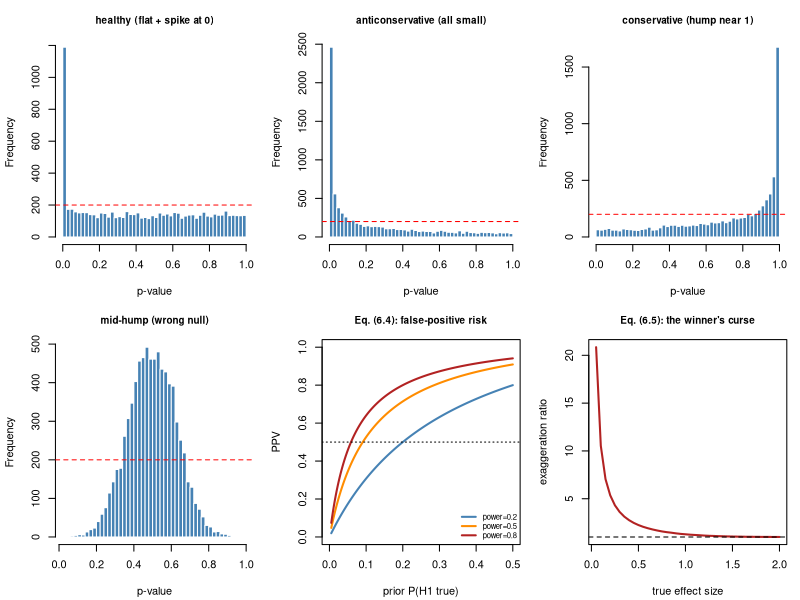

This figure's R source:
## ---- chunk 1
MODULE_NAME <- "06_hypothesis_tests_and_pvalues"
OUT <- file.path(Sys.getenv("STATS_OUT", unset = "results"), MODULE_NAME)
dir.create(OUT, recursive = TRUE, showWarnings = FALSE)
header <- function(txt) cat("\n", strrep("=", 72), "\n", txt, "\n",
                            strrep("=", 72), "\n", sep = "")
## ---- chunk 2
header("1. p-values are uniform under the null (6.2)")
pvalues_under_null <- function(n_tests = 5000, n = 8, kind = "clean") {
  if (kind == "clean") {
    a <- matrix(rnorm(n_tests * n), ncol = n)
    b <- matrix(rnorm(n_tests * n), ncol = n)
  } else if (kind == "unmodelled_batch") {
    ## A batch effect shared within each arm, ignored by the test. The null of
    ## "no condition effect" is still true, but the MODEL is wrong.
    batch <- rnorm(n_tests, 0, 1.2)
    a <- matrix(rnorm(n_tests * n), ncol = n) + batch
    b <- matrix(rnorm(n_tests * n), ncol = n) - batch
  } else {
    ## Small-count Fisher exact tests: discrete and conservative.
    return(vapply(seq_len(n_tests), function(i)
      fisher.test(matrix(rbinom(4, 10, 0.3) + 1, 2))$p.value, numeric(1)))
  }
  vapply(seq_len(n_tests), function(i) t.test(a[i, ], b[i, ])$p.value, numeric(1))
}

set.seed(601)
for (kind in c("clean", "unmodelled_batch", "discrete")) {
  p <- pvalues_under_null(if (kind == "discrete") 2000 else 5000, kind = kind)
  cat(sprintf("  %-18s P(p<0.05) = %.4f   KS vs Uniform p = %.2e\n",
              kind, mean(p < 0.05), suppressWarnings(ks.test(p, "punif")$p.value)))
}
cat("\n  clean            -> ~0.05, uniform. The test is calibrated.\n")
cat("  unmodelled_batch -> inflated. A small p indicts the WHOLE model\n")
cat("                      (eq. 6.1 conditions on EVERY assumption).\n")
cat("  discrete         -> conservative: P(p<0.05) < 0.05.\n")
## ---- chunk 3
header("Diagnosing four p-value histograms")
set.seed(602)
G <- 8000
scenarios <- list(
  "healthy (flat + spike at 0)" = c(runif(0.85 * G),
                                    2 * pnorm(abs(rnorm(0.15 * G, 3.5)), lower.tail = FALSE)),
  "anticonservative (all small)" = rbeta(G, 0.3, 1),
  "conservative (hump near 1)"   = rbeta(G, 1, 0.4),
  "mid-hump (wrong null)"        = pmin(pmax(rnorm(G, 0.5, 0.13), 1e-6), 1 - 1e-6))
interp <- c("proceed to FDR", "fix the model first",
            "discreteness/over-correction", "wrong null or strong dependence")
cat(sprintf("%-32s%11s%10s  interpretation\n", "histogram shape", "P(p<0.05)", "P(p>0.9)"))
for (i in seq_along(scenarios)) {
  p <- scenarios[[i]]
  cat(sprintf("%-32s%11.3f%10.3f  %s\n", names(scenarios)[i],
              mean(p < 0.05), mean(p > 0.9), interp[i]))
}
cat("\n  RULE: adjusting a pathological histogram produces confident nonsense.\n")
## ---- chunk 4
header("2. What fraction of 'significant' findings are real? (6.4)")
ppv <- function(power, prior, alpha = 0.05)
  power * prior / (power * prior + alpha * (1 - prior))

powers <- c(0.2, 0.5, 0.8, 0.95)
cat(sprintf("%12s%s\n", "prior P(H1)",
            paste(sprintf("%13s", paste0("power=", powers)), collapse = "")))
for (prior in c(0.01, 0.05, 0.10, 0.30, 0.50)) {
  cat(sprintf("%12.2f%s\n", prior,
              paste(sprintf("%12.1f%% ", 100 * ppv(powers, prior)), collapse = "")))
}
cat(sprintf("\n  Worked example: prior = 0.10, power = 0.5, alpha = 0.05\n"))
cat(sprintf("    PPV = %.1f%%  -> nearly half of 'significant' results are false,\n",
            100 * ppv(0.5, 0.10)))
cat("    with PERFECT statistical practice.\n")

set.seed(603)
G <- 20000; PRIOR <- 0.10; EFFECT <- 1.2; n <- 10
is_alt <- runif(G) < PRIOR
delta <- ifelse(is_alt, EFFECT, 0)
p <- vapply(seq_len(G), function(i)
  t.test(rnorm(n, delta[i]), rnorm(n))$p.value, numeric(1))
sig <- p < 0.05
cat(sprintf("\n  Simulated screen: observed PPV among significant = %.1f%%\n",
            100 * mean(is_alt[sig])))
cat(sprintf("  predicted by eq. (6.4)                          = %.1f%%\n",
            100 * ppv(mean(sig[is_alt]), PRIOR)))
## ---- chunk 5
header("3. Conditioning on significance exaggerates effects (6.5)")
set.seed(604)
n <- 10; se <- sqrt(2 / n)
cat(sprintf("%12s%9s%9s%24s\n", "true effect", "power", "Type S", "Type M (exaggeration)"))
for (te in c(0.1, 0.2, 0.5, 1.0, 2.0)) {
  est <- rnorm(60000, te, se)
  sg <- abs(est / se) > 1.96
  cat(sprintf("%12.2f%8.1f%%%8.1f%%%23.2fx\n", te, 100 * mean(sg),
              100 * mean(sign(est[sg]) != sign(te)),
              mean(abs(est[sg])) / abs(te)))
}
cat("\n  At low power the published effect is 2-5x too large and can have the\n")
cat("  WRONG SIGN. This is why underpowered findings 'fail to replicate'.\n")
## ---- chunk 6
header("4. Sidedness is a design decision, not a data decision")
set.seed(605)
n <- 12; TRUE_EFF <- 0.6
res <- replicate(5000, {
  x <- rnorm(n, TRUE_EFF)
  c(t.test(x)$p.value,
    t.test(x, alternative = "greater")$p.value,
    t.test(x, alternative = "less")$p.value)
})
cat(sprintf("  true effect = +%.1f, n = %d\n", TRUE_EFF, n))
cat(sprintf("    two-sided power              : %.1f%%\n", 100 * mean(res[1, ] < 0.05)))
cat(sprintf("    one-sided, correct direction : %.1f%%\n", 100 * mean(res[2, ] < 0.05)))
cat(sprintf("    one-sided, wrong direction   : %.1f%%\n", 100 * mean(res[3, ] < 0.05)))
cat("\n  A one-sided test has ZERO power against the opposite direction.\n")
## ---- chunk 7
header("5. Fisher and Stouffer combination (6.6)-(6.7)")
fisher_combine <- function(p) {
  stat <- -2 * sum(log(p)); c(stat = stat, p = pchisq(stat, 2 * length(p), lower.tail = FALSE))
}
stouffer_combine <- function(p, w = NULL, signs = NULL) {
  z <- qnorm(p, lower.tail = FALSE)
  if (!is.null(signs)) z <- z * signs
  if (is.null(w)) w <- rep(1, length(z))
  stat <- sum(w * z) / sqrt(sum(w^2))
  c(stat = stat, p = pnorm(stat, lower.tail = FALSE))
}
studies <- data.frame(study = LETTERS[1:4], n = c(20, 150, 40, 300),
                      p_one_sided = c(0.12, 0.04, 0.20, 0.03),
                      direction = c(1, 1, -1, 1))
print(studies, row.names = FALSE)
f <- fisher_combine(studies$p_one_sided)
s1 <- stouffer_combine(studies$p_one_sided, sqrt(studies$n))
s2 <- stouffer_combine(studies$p_one_sided, sqrt(studies$n), studies$direction)
cat(sprintf("\n  Fisher (6.6)              : X2=%.3f, p=%.5f\n", f["stat"], f["p"]))
cat(sprintf("  Stouffer, weights sqrt(n) : z =%.3f, p=%.5f\n", s1["stat"], s1["p"]))
cat(sprintf("  Stouffer, direction-aware : z =%.3f, p=%.5f\n", s2["stat"], s2["p"]))
cat("\n  Fisher ignores DIRECTION entirely. For meta-analysis prefer the\n")
cat("  direction-aware version - or better, combine EFFECT SIZES (Topic 5).\n")
## ---- chunk 8
png(file.path(OUT, "pvalues.png"), width = 1400, height = 800, res = 110)
par(mfrow = c(2, 3), mar = c(4.2, 4.2, 3, 1))
for (i in seq_along(scenarios)) {
  hist(scenarios[[i]], breaks = 40, col = "steelblue", border = "white",
       main = names(scenarios)[i], xlab = "p-value", cex.main = 0.9)
  abline(h = length(scenarios[[i]]) / 40, col = "red", lty = 2)
}
priors <- seq(0.005, 0.5, length.out = 200)
plot(NA, xlim = c(0, 0.5), ylim = c(0, 1), xlab = "prior P(H1 true)",
     ylab = "PPV", main = "Eq. (6.4): false-positive risk", cex.main = 0.9)
cols <- c("steelblue", "darkorange", "firebrick")
for (i in seq_along(c(0.2, 0.5, 0.8)))
  lines(priors, ppv(c(0.2, 0.5, 0.8)[i], priors), col = cols[i], lwd = 2)
abline(h = 0.5, lty = 3)
legend("bottomright", paste0("power=", c(0.2, 0.5, 0.8)), col = cols, lwd = 2,
       bty = "n", cex = 0.7)

set.seed(606)
effs <- seq(0.05, 2, length.out = 40)
tm <- sapply(effs, function(te) {
  est <- rnorm(30000, te, sqrt(2/10))
  sg <- abs(est / sqrt(2/10)) > 1.96
  if (sum(sg)) mean(abs(est[sg])) / te else NA
})
plot(effs, tm, type = "l", lwd = 2, col = "firebrick", xlab = "true effect size",
     ylab = "exaggeration ratio", main = "Eq. (6.5): the winner's curse",
     cex.main = 0.9)
abline(h = 1, lty = 2)
invisible(dev.off())
cat("\nFigure written to", file.path(OUT, "pvalues.png"), "\n")
